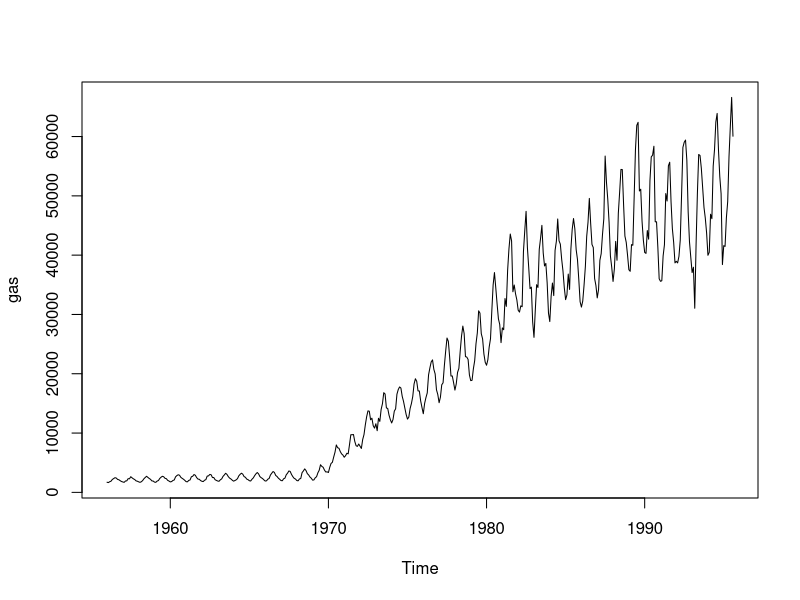
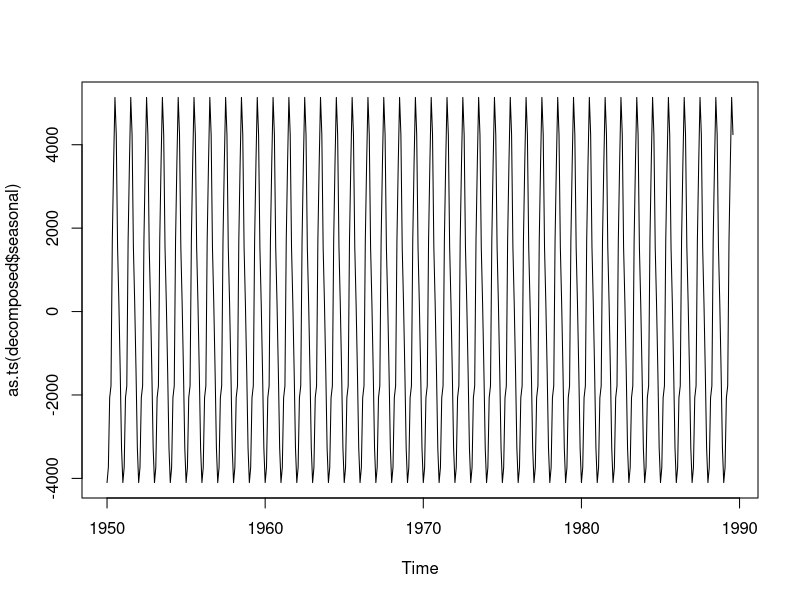
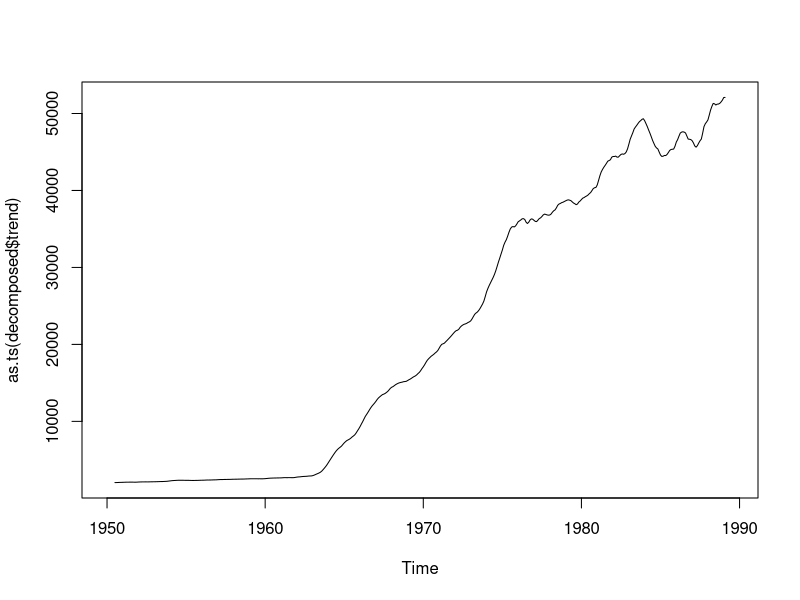
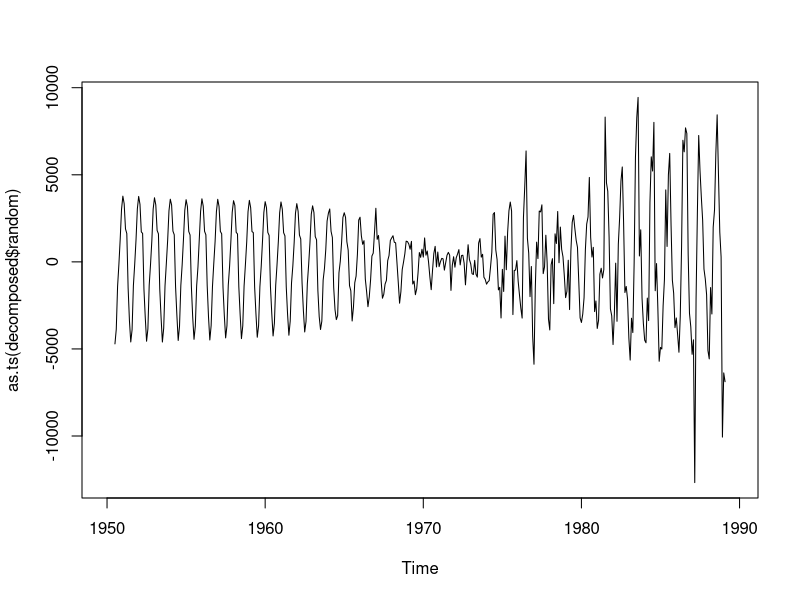
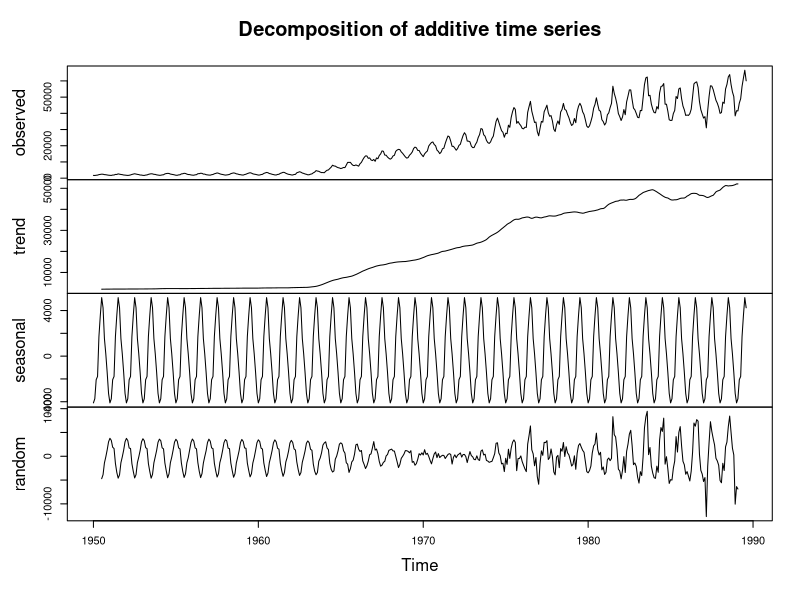
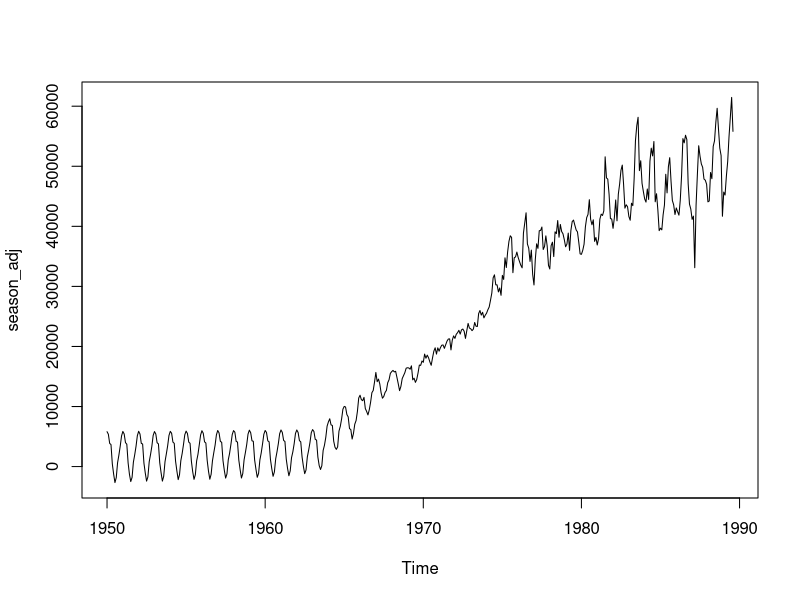
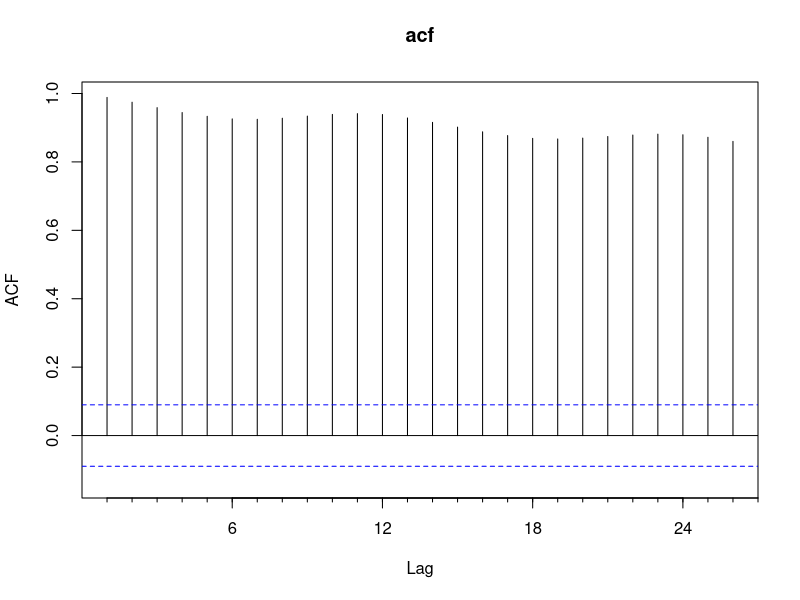
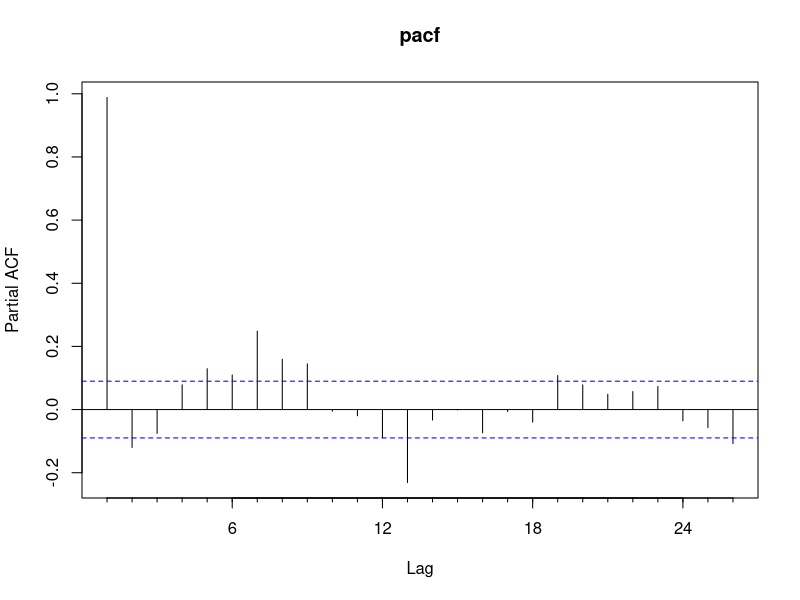

The R script that drew these images, in order:
# R Script to deseasonalize Australian gas company dataset in R and use ARIMA model for forecasting.

# Function to load data
library(forecast)
library('ggplot2')
library('forecast')
library('tseries')

get_data <- function()
{ 
    data <- gas
  data = ts(data, frequency=12, start=c(1950,1))
  plot(gas)
  # Print timeseries data
 return(data)
}

# Function to decompose the time series into seasonal, trend,noise
automated_decomposer = function(data)
{
  # decompose time series using addtive model 
  decomposed = decompose(data, "additive")
  # plot seasonal component of decomposed data
  plot(as.ts(decomposed$seasonal))
  # plot trend component of decomposed data
  plot(as.ts(decomposed$trend))
  # plot noise component of decomposed data
  plot(as.ts(decomposed$random))
  # plot all component of decomposed data
  plot(decomposed)
  # print decomposed data
  decomposed
  # remove the seasonal component
  season_adj <- data - decomposed$seasonal
  # plot the deseasonalized data
  plot.ts(season_adj)
 return(season_adj)
  
}

data=get_data()
data=automated_decomposer(data)


# Computing the augumentedd dickey fuller test
adf.test(data ,alternative = "stationary")
# Use auto correlation function to check for variable and lags
Acf(data, main='acf')
# Use auto correlation function to check for variable and lags that is not explained by previous lags
Pacf(data ,main='pacf')

# use auto ARIMA model to fit data
fit<-auto.arima(data, seasonal=FALSE)
# plot model, ACf and PACF plots
tsdisplay(residuals(fit), lag.max=45, main='(1,1,1) Model Residuals')
# print output of the model
fit
# Forecast using fitted model
fcast <- forecast(fit, h=30)
# Plot the forecast model
plot(fcast)
